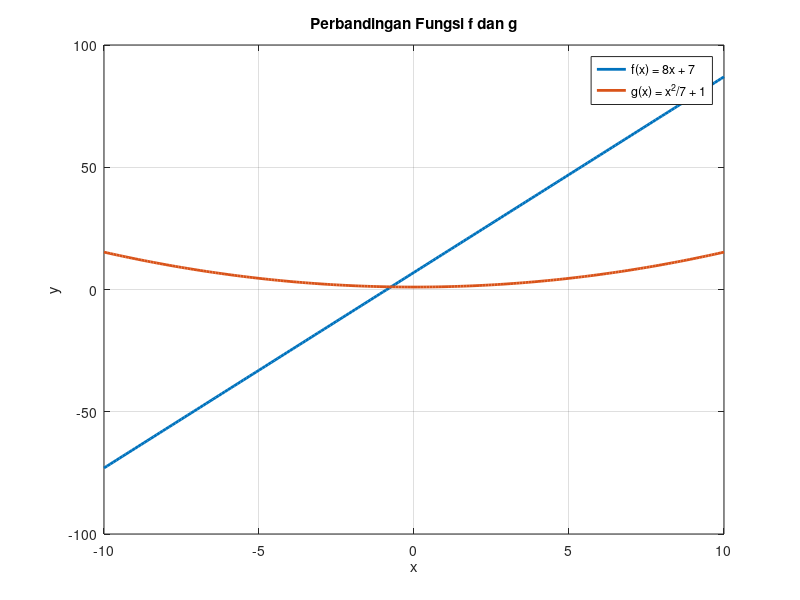

MATLAB code to generate this figure:
% ===================================================== 
%  UTS Matematika Sains Data — Semester Genap 2025/2026 
%  Soal 3(e) — Klasifikasi Fungsi 
%  --------------------------------------------------- 
%  Nama  : Sadewo Hasiqghani 
%  NIM   : 2510514016 
%  Parameter: N=16, a=1, b=6, K=8, theta0=60, alpha=0.007 
%  Tanggal: 2026-04-24 
% ===================================================== 

clc; clear; close all;

% Parameter
N = 16;  
a = 1;  
b = 6;  
K = 8; 
theta0 = 60;  % derajat 
alpha_lr = 0.007;

% 1. Definisi Himpunan berdasarkan data soal
A = [16, 18, 20, 23, 26, 29, 31];
B = [19, 21, 23, 26, 28, 34];
C = [17, 23, 26, 27, 33, 36];
U = 16:36; % Semesta dari 16 sampai 36

disp('Hasil Verifikasi MATLAB')

% a. Irisan tiga himpunan (A ∩ B ∩ C)
irisan_abc = intersect(intersect(A, B), C);
fprintf('1. A ∩ B ∩ C = {%s}, Jumlah = %d\n', num2str(irisan_abc), length(irisan_abc));

% b. Gabungan tiga himpunan (A ∪ B ∪ C)
gabungan_abc = union(union(A, B), C);
fprintf('2. A ∪ B ∪ C = {%s}, jumlahnya = %d elemen\n', num2str(gabungan_abc), length(gabungan_abc));

% c. (A ∪ B) ∩ C' (Artinya: ada di A atau B, tapi tidak di C)
gabungan_ab = union(A, B);
hasil_3 = setdiff(gabungan_ab, C);
fprintf('3. (A ∪ B) ∩ C'' = {%s}, Jumlah = %d\n', num2str(hasil_3), length(hasil_3));

% d. Symmetric Difference (A ⊕ B)
hasil_4 = setxor(A, B);
fprintf('4. A ⊕ B = {%s}, Jumlah = %d\n', num2str(hasil_4), length(hasil_4));

% e. Mencari angka di luar lingkaran (Angka di U tapi tidak di A, B, atau C)
luar_lingkaran = setdiff(U, gabungan_abc);
fprintf('Elemen di luar lingkaran (U - (A∪B∪C)): {%s}\n', num2str(luar_lingkaran));

% Definisi fungsi
f = @(x) K*x + (a+b);          % f(x) = 8x + 7
g = @(x) (x.^2)/(b+1) + a;     % g(x) = x^2/7 + 1


% Uji Injektif

disp('=== Uji Injektif ===')

x1 = 2;
x2 = -2;

fprintf('f(2) = %.2f, f(-2) = %.2f\n', f(x1), f(x2));
fprintf('g(2) = %.2f, g(-2) = %.2f\n', g(x1), g(x2));


% Uji Surjektif (contoh)

disp(' ')
disp('=== Uji Surjektif ===')

y = 10; % nilai bebas tapi real

% nyari x dari f(x)=y
x_f = (y - (a+b))/K;
fprintf('Untuk f(x)=y, x = %.2f (selalu ada)\n', x_f);

% ngecek g(x)
fprintf('Nilai minimum g(x) terjadi saat x=0: g(0)=%.2f\n', g(0));
disp('g(x) >= 1, jadi tidak mencakup seluruh R')


% Visualisasi Grafik

x = -10:0.1:10;

figure
plot(x, f(x), 'LineWidth', 2)
hold on
plot(x, g(x), 'LineWidth', 2)

xlabel('x')
ylabel('y')
title('Perbandingan Fungsi f dan g')

legend('f(x) = 8x + 7', 'g(x) = x^2/7 + 1')
grid on
